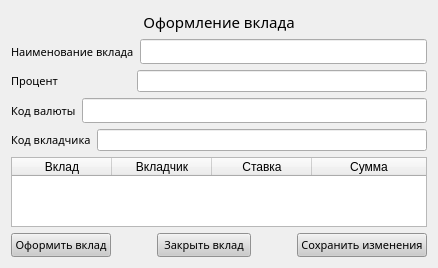
        <widget class="QWidget" name="page_6_for_banker">
         <layout class="QVBoxLayout" name="verticalLayout_14">
          <item>
           <layout class="QHBoxLayout" name="horizontalLayout_17">
            <item>
             <widget class="QLabel" name="label_14">
              <property name="font">
               <font>
                <family>Nunito ExtraBold</family>
                <pointsize>11</pointsize>
                <weight>50</weight>
                <italic>false</italic>
                <bold>false</bold>
               </font>
              </property>
              <property name="styleSheet">
               <string notr="true">font: 11pt &quot;Nunito ExtraBold&quot;;</string>
              </property>
              <property name="text">
               <string>Оформление вклада</string>
              </property>
              <property name="alignment">
               <set>Qt::AlignCenter</set>
              </property>
             </widget>
            </item>
           </layout>
          </item>
          <item>
           <layout class="QVBoxLayout" name="verticalLayout_5">
            <item>
             <layout class="QHBoxLayout" name="horizontalLayout_18" stretch="0,100">
              <item>
               <widget class="QLabel" name="label_15">
                <property name="font">
                 <font>
                  <family>Nunito</family>
                  <pointsize>8</pointsize>
                  <weight>50</weight>
                  <italic>false</italic>
                  <bold>false</bold>
                 </font>
                </property>
                <property name="styleSheet">
                 <string notr="true">
font: 8pt &quot;Nunito&quot;;</string>
                </property>
                <property name="text">
                 <string>Наименование вклада</string>
                </property>
               </widget>
              </item>
              <item>
               <widget class="QLineEdit" name="dep_name_line">
                <property name="font">
                 <font>
                  <family>Nunito</family>
                  <pointsize>9</pointsize>
                 </font>
                </property>
               </widget>
              </item>
             </layout>
            </item>
            <item>
             <layout class="QHBoxLayout" name="horizontalLayout_20" stretch="0">
              <item>
               <layout class="QHBoxLayout" name="horizontalLayout_4">
                <item>
                 <widget class="QLabel" name="label_4">
                  <property name="minimumSize">
                   <size>
                    <width>120</width>
                    <height>0</height>
                   </size>
                  </property>
                  <property name="maximumSize">
                   <size>
                    <width>120</width>
                    <height>16777215</height>
                   </size>
                  </property>
                  <property name="font">
                   <font>
                    <family>Nunito</family>
                    <pointsize>8</pointsize>
                   </font>
                  </property>
                  <property name="text">
                   <string>Процент</string>
                  </property>
                 </widget>
                </item>
                <item>
                 <widget class="QLineEdit" name="percent_line"/>
                </item>
               </layout>
              </item>
             </layout>
            </item>
            <item>
             <layout class="QHBoxLayout" name="horizontalLayout_5">
              <item>
               <widget class="QLabel" name="label_5">
                <property name="font">
                 <font>
                  <family>Nunito</family>
                  <pointsize>8</pointsize>
                 </font>
                </property>
                <property name="text">
                 <string>Код валюты</string>
                </property>
               </widget>
              </item>
              <item>
               <widget class="QLineEdit" name="id_curr_line">
                <property name="minimumSize">
                 <size>
                  <width>0</width>
                  <height>0</height>
                 </size>
                </property>
                <property name="font">
                 <font>
                  <family>Nunito</family>
                  <pointsize>9</pointsize>
                 </font>
                </property>
               </widget>
              </item>
             </layout>
            </item>
            <item>
             <layout class="QHBoxLayout" name="horizontalLayout_19" stretch="0,0">
              <item>
               <widget class="QLabel" name="label_18">
                <property name="font">
                 <font>
                  <family>Nunito</family>
                  <pointsize>8</pointsize>
                  <weight>50</weight>
                  <italic>false</italic>
                  <bold>false</bold>
                 </font>
                </property>
                <property name="styleSheet">
                 <string notr="true">font: 8pt &quot;Nunito&quot;;</string>
                </property>
                <property name="text">
                 <string>Код вкладчика</string>
                </property>
               </widget>
              </item>
              <item>
               <widget class="QLineEdit" name="id_depositor_line"/>
              </item>
             </layout>
            </item>
           </layout>
          </item>
          <item>
           <widget class="QTableWidget" name="table_deposit">
            <property name="sizeAdjustPolicy">
             <enum>QAbstractScrollArea::AdjustToContents</enum>
            </property>
            <attribute name="horizontalHeaderStretchLastSection">
             <bool>true</bool>
            </attribute>
            <column>
             <property name="text">
              <string>Вклад</string>
             </property>
            </column>
            <column>
             <property name="text">
              <string>Вкладчик</string>
             </property>
            </column>
            <column>
             <property name="text">
              <string>Ставка</string>
             </property>
            </column>
            <column>
             <property name="text">
              <string>Сумма</string>
             </property>
            </column>
           </widget>
          </item>
          <item>
           <layout class="QHBoxLayout" name="horizontalLayout_21">
            <item>
             <widget class="QPushButton" name="add_dep">
              <property name="font">
               <font>
                <family>Nunito</family>
                <pointsize>8</pointsize>
               </font>
              </property>
              <property name="styleSheet">
               <string notr="true">background-color: rgb(203, 203, 203);</string>
              </property>
              <property name="text">
               <string>Оформить вклад</string>
              </property>
             </widget>
            </item>
            <item>
             <spacer name="horizontalSpacer_14">
              <property name="orientation">
               <enum>Qt::Horizontal</enum>
              </property>
              <property name="sizeType">
               <enum>QSizePolicy::Fixed</enum>
              </property>
              <property name="sizeHint" stdset="0">
               <size>
                <width>40</width>
                <height>20</height>
               </size>
              </property>
             </spacer>
            </item>
            <item>
             <widget class="QPushButton" name="delete_dep">
              <property name="font">
               <font>
                <family>Nunito</family>
                <pointsize>8</pointsize>
               </font>
              </property>
              <property name="styleSheet">
               <string notr="true">background-color: rgb(203, 203, 203);</string>
              </property>
              <property name="text">
               <string>Закрыть вклад</string>
              </property>
             </widget>
            </item>
            <item>
             <spacer name="horizontalSpacer_15">
              <property name="orientation">
               <enum>Qt::Horizontal</enum>
              </property>
              <property name="sizeType">
               <enum>QSizePolicy::Fixed</enum>
              </property>
              <property name="sizeHint" stdset="0">
               <size>
                <width>40</width>
                <height>20</height>
               </size>
              </property>
             </spacer>
            </item>
            <item>
             <widget class="QPushButton" name="save_dep">
              <property name="font">
               <font>
                <family>Nunito</family>
                <pointsize>8</pointsize>
                <weight>50</weight>
                <italic>false</italic>
                <bold>false</bold>
               </font>
              </property>
              <property name="styleSheet">
               <string notr="true">background-color: rgb(203, 203, 203);
</string>
              </property>
              <property name="text">
               <string>Сохранить изменения</string>
              </property>
             </widget>
            </item>
           </layout>
          </item>
         </layout>
        </widget>
